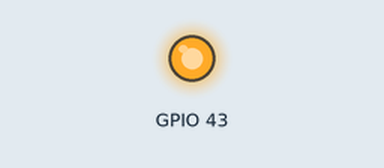
A program run on a simulated ESP32 board running MicroPython. On the bench: output pins drawn as LEDs (lit = HIGH). At 0.0 s the program stops and its outputs stay as they are.

Above: at 0.1 s.
Timing chart, 0 to 1.5 s (numbered marks = the images above):
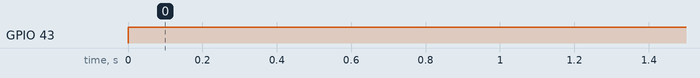

Measured:
- by itself, GPIO 43: LOW → HIGH at 0.00 s

The program:

xiaonrf.py
```python
import machine

BUTTON_PIN = "P3"  # P0.03 for A1
# P0.26 is Red, P0.30 is Green, P0.06 is Blue
# P0.17 is charge LED (Green)

LED_PIN = "P6"
BUZZER_PIN = "P29"  # P0.29 for A3
DAC_PIN = None
ADC_PIN = "P28"  # P0.28 for A2
MYADCRESOLUTION = 12

SIGNAL_BUZZOFF = "P47"  # P1.15 10 for D10
SIGNAL_USEGPS = "P46"  # P1.14 for D9

# I2CSCL =     # P0.05
# I2CSDA =     # P0.04
i2c = machine.I2C(0, scl=machine.Pin("P5"), sda=machine.Pin("P4"))
#
# 20230310: nrf uart does not have any() ??? See RHH
#  TX = P1.11, RX=P1.12
# set tx high to prevent float
machine.Pin("P43", machine.Pin.OUT).high()
uart = machine.UART(
    0,
    baudrate=9600,
)
# uart = None

dac = None


# pin is instance of machine.Pin
def buzzpwm(pin):
    pwm = machine.PWM(pin, freq=440, duty=0)
    return pwm
```
